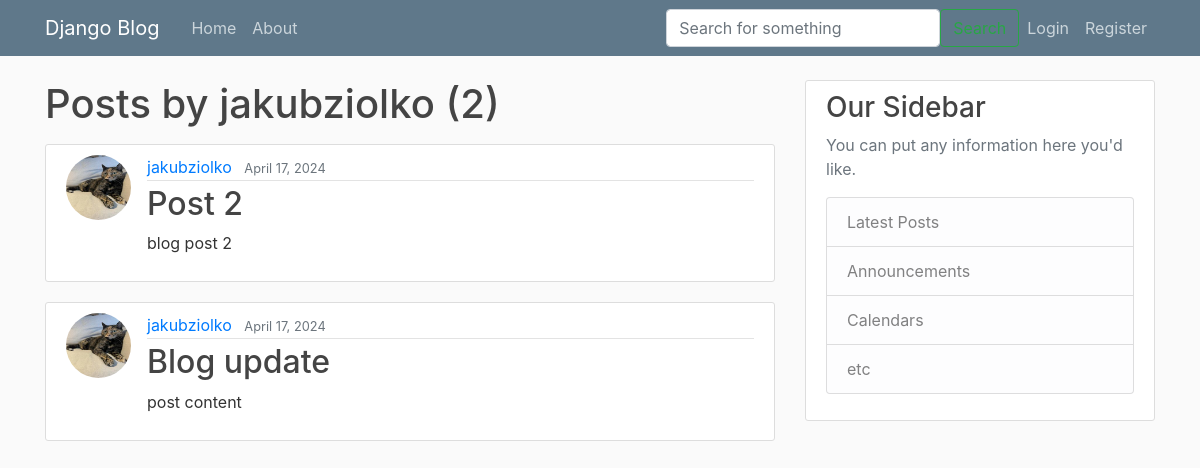
Page /user/jakubziolko on the committed database.
### blog/models.py (models this page shows, shortened)
class Post(models.Model):
    title = models.CharField(max_length=100)
    content = models.TextField()
    date_posted = models.DateTimeField(default=timezone.now)
    author = models.ForeignKey(User, on_delete=models.CASCADE)

### users/models.py (models this page shows, shortened)
class Profile(models.Model):
    user = models.OneToOneField(User, on_delete=models.CASCADE)
    image = models.ImageField(default='default.jpg', upload_to='profile_pics')

### blog/views.py (the view)
# urls.py: path('user/<str:username>', UserPostListView.as_view(), name='user-posts'),
class UserPostListView(ListView):
    model = Post
    template_name = 'blog/user_posts.html'
    context_object_name = 'posts'
    paginate_by = 5
    def get_queryset(self):
        user = get_object_or_404(User, username=self.kwargs.get('username'))
        return Post.objects.filter(author=user).order_by('-date_posted')

### blog/templates/blog/user_posts.html (shortened to what this page needs)
{% extends "blog/base.html" %}
{% block content %}
<h1 class="mb-3">Posts by {{ view.kwargs.username }} ({{ page_obj.paginator.count }})</h1>
{% for post in posts %}
<article class="media content-section">
  <img class="rounded-circle article-img" src="{{ post.author.profile.image.url }}">
  <div class="media-body">
    <div class="article-metadata">
      <a class="mr-2" href="{% url 'user-posts' post.author.username %}">{{ post.author }}</a>
      <small class="text-muted">{{ post.date_posted|date:"F d, Y" }}</small>
    </div>
    <h2><a class="article-title" href="{% url 'post-detail' post.id %} ">{{ post.title }}</a></h2>
    <p class="article-content">{{ post.content }}</p>
  </div>
</article>
{% endfor %}
  {% endblock content %}

### blog/static/blog/main.css (style rules this page uses)
body { background: #fafafa; color: #333333; margin-top: 5rem; }
h1, h2, h3, h4, h5, h6 { color: #444444; }
.content-section { background: #ffffff; padding: 10px 20px; border: 1px solid #dddddd; border-radius: 3px; margin-bottom: 20px; }
.article-title { color: #444444; }
.article-content { white-space: pre-line; }
.article-img { height: 65px; width: 65px; margin-right: 16px; }
.article-metadata { padding-bottom: 1px; margin-bottom: 4px; border-bottom: 1px solid #e3e3e3 }

### rows in the picture
Post: author.profile.image (placeholder picture), author "jakubziolko", date_posted "April 17, 2024", title "Post 2", content "blog post 2"
Post: author.profile.image (placeholder picture), author "jakubziolko", date_posted "April 17, 2024", title "Blog update", content "post content"

### other values in the picture
{{ view.kwargs.username }} "jakubziolko"
{{ page_obj.paginator.count }} "2"
